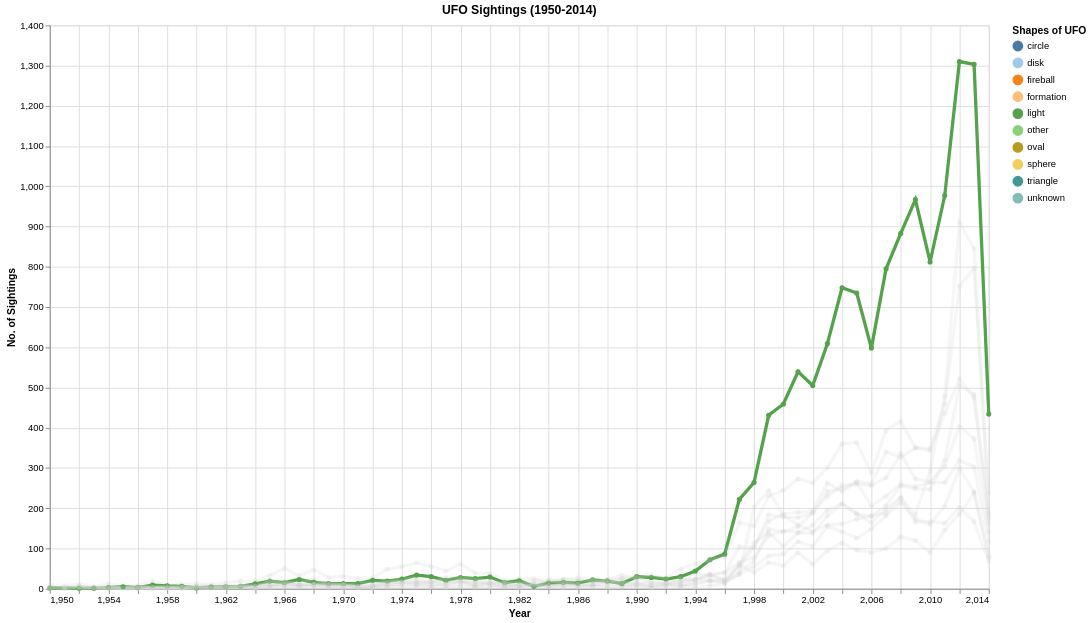

Source (notebook cell):
### Code cell
# PLOT 2

df_time = df_us_top_shapes.groupby(['year', 'shape']).size().reset_index(name='count')

shape_selection = alt.selection_point(fields=['shape'],bind=alt.binding_select(options=[None] + top_shapes,labels=['All Shapes'] + top_shapes,
                                      name='Select UFO Shape:'),value='light')

plot2 = alt.Chart(df_time).mark_line(point=True,strokeWidth=3.5)\
           .encode(x=alt.X('year:Q', title='Year', scale=alt.Scale(domain=[1950, 2014])), y=alt.Y('count:Q', title='No. of Sightings'),
                   color=alt.condition(shape_selection, alt.Color('shape:N', scale=alt.Scale(scheme='tableau20'),legend=alt.Legend(title='Shapes of UFO')),
                            alt.value('lightgray')),opacity=alt.condition(shape_selection, alt.value(1), alt.value(0.2)),tooltip=['year:Q', 'shape:N', 'count:Q'])\
           .add_params(shape_selection)\
           .properties(width=1000, height=600, title='UFO Sightings (1950-2014)')

plot2

### Figure 1 — Vega-Lite specification as saved in the notebook (floating-point values rounded to 4 significant figures; data arrays with more than 128 entries replaced by an {"elided": "..."} marker saying what was removed)
{"config": {"view": {"continuousWidth": 300, "continuousHeight": 300}}, "data": {"name": "data-012fe0fce4c07481dfdcbb37cc661e84"}, "mark": {"type": "line", "point": true, "strokeWidth": 3.5}, "encoding": {"color": {"condition": {"param": "param_1", "field": "shape", "legend": {"title": "Shapes of UFO"}, "scale": {"scheme": "tableau20"}, "type": "nominal"}, "value": "lightgray"}, "opacity": {"condition": {"param": "param_1", "value": 1}, "value": 0.2}, "tooltip": [{"field": "year", "type": "quantitative"}, {"field": "shape", "type": "nominal"}, {"field": "count", "type": "quantitative"}], "x": {"field": "year", "scale": {"domain": [1950, 2014]}, "title": "Year", "type": "quantitative"}, "y": {"field": "count", "title": "No. of Sightings", "type": "quantitative"}}, "height": 600, "params": [{"name": "param_1", "select": {"type": "point", "fields": ["shape"]}, "bind": {"input": "select", "options": [null, "light", "triangle", "circle", "fireball", "unknown", "other", "sphere", "disk", "oval", "formation"], "labels": ["All Shapes", "light", "triangle", "circle", "fireball", "unknown", "other", "sphere", "disk", "oval", "formation"], "name": "Select UFO Shape:"}, "value": "light"}], "title": "UFO Sightings (1950-2014)", "width": 1000, "$schema": "https://vega.github.io/schema/vega-lite/v5.20.1.json", "datasets": {"data-012fe0fce4c07481dfdcbb37cc661e84": {"elided": "614 records"}}}
